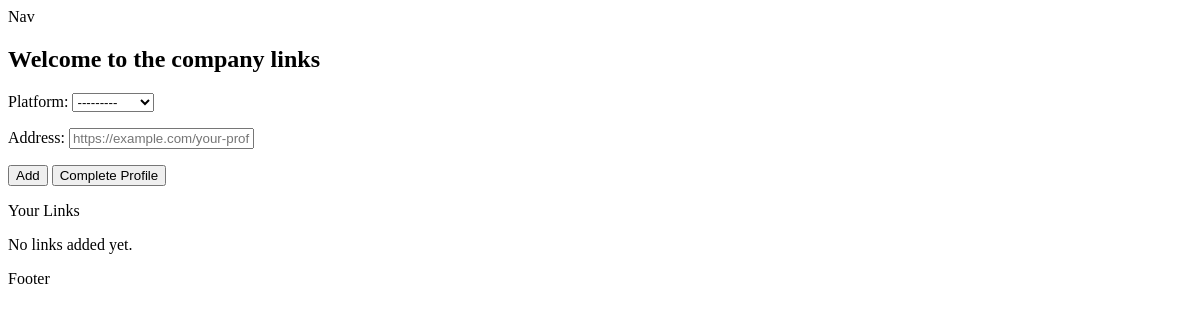
Before: /links/ (signed in) with the older database file.
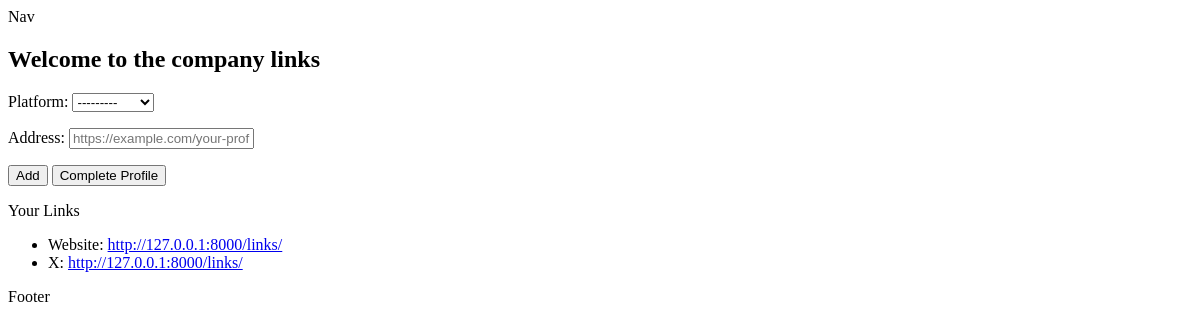
After: the same page with the newer database file.
### app_main/models/links.py (models this page shows, shortened)
class Links(models.Model):
    PLATFORM_CHOICES = [
        ("website", "Website"),
        ("linkedin", "LinkedIn"),
        ("x", "X"),
        ("instagram", "Instagram"),
        ("facebook", "Facebook"),
        ("github", "Github"),
    ]
    user = models.ForeignKey(User, on_delete=models.CASCADE, related_name="links")
    platform = models.CharField(max_length=50, choices=PLATFORM_CHOICES)
    address = models.URLField()
    created_at = models.DateTimeField(auto_now_add=True)

### app_main/views/links_view.py (the view)
# urls.py: path("links/", links_index, name="links_index"),
@login_required
def links_index(request):
    links = request.user.links.all()
    if request.method == 'POST':
        if 'complete_profile' in request.POST:
            if request.user.user_type == 'company':
                return redirect('app_main:company_dashboard')
            elif request.user.user_type == 'freelancer':
                return redirect('app_main:freelancer_dashboard')
            else:
                return redirect('app_users:index')
        link_form = LinksForm(request.POST)
        if link_form.is_valid():
            link = link_form.save(commit=False)
            link.user = request.user
            link.save()
            return redirect('app_main:links_index')
    else:
        link_form = LinksForm()
    return render(request, 'links/index.html', {
        'links_form': link_form,
        'links': links
    })

### app_main/forms/links_form.py (shortened to what this page needs)
class LinksForm(forms.ModelForm):
    class Meta:
        model = Links
        fields = ['platform', 'address']
        widgets = {
            'platform': forms.Select(attrs={
                'class': 'form-control'
            }),
            'address': forms.URLInput(attrs={
                'placeholder': 'https://example.com/your-profile',
                'class': 'form-control'
            }),
        }

### app_main/templates/links/index.html
{% extends "layout.html" %} {% block content %}
<h2>Welcome to the company links</h2>
<form method="POST">
  {% csrf_token %} {{ links_form.as_p }}
  <button type="submit">Add</button>
  <button type="submit" name="complete_profile">Complete Profile</button>
</form>
<div class="card mt-3">
  <p>Your Links</p>
  {% if links %}
  <ul class="list-group">
    {% for link in links %}
    <li>
      {{ link.platform|capfirst }}:
      <a href="{{ link.address }}" target="_blank">{{ link.address }}</a>
    </li>
    {% endfor %}
  </ul>
  {% else %}
  <p>No links added yet.</p>
  {% endif %}
</div>
{% endblock %}

### Templates/layout.html (shortened to what this page needs)
{% load static %}
<!doctype html>
<html lang="en">
  <head>
    <link rel="stylesheet" href="{% static 'css/styles.css' %}" />
  </head>
  <body>
    <nav>Nav</nav>
    <main>{% block content %} {% endblock content %}</main>
    <footer>Footer</footer>
  </body>
</html>

Changed rows visible on the page:
added Links: platform "Website", address "http://127.0.0.1:8000/links/"
added Links: platform "X", address "http://127.0.0.1:8000/links/"
Other visible differences:
text no longer shown: "No links added yet."
